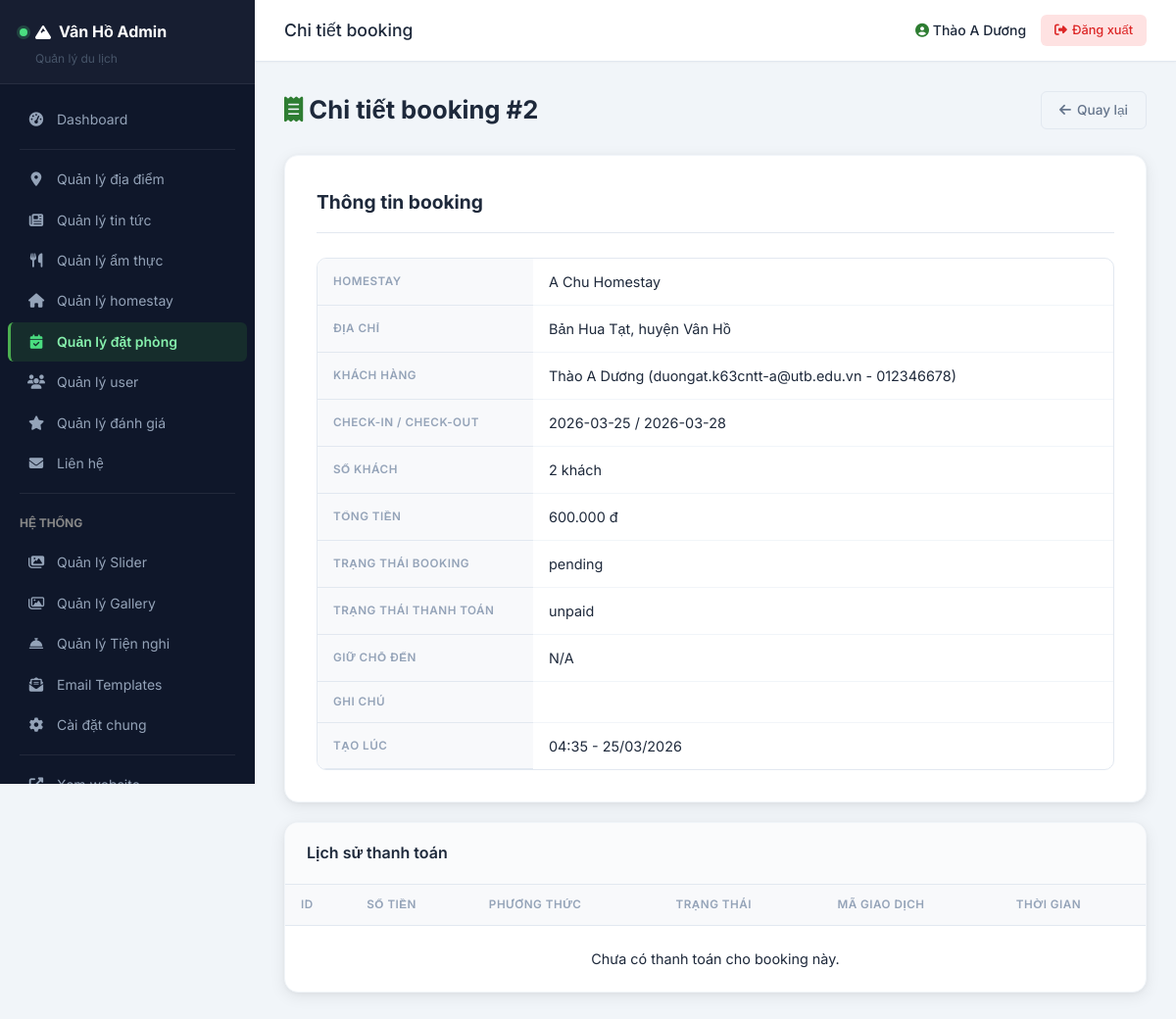
The page /admin/bookings/detail.php?id=2 (signed in) on the database its author committed.
### tables this page shows
CREATE TABLE `homestay_bookings` (
  `id` int(11) NOT NULL,
  `homestay_id` int(11) NOT NULL,
  `user_id` int(11) NOT NULL,
  `check_in` date NOT NULL,
  `check_out` date NOT NULL,
  `guests` int(11) DEFAULT 1,
  `total_price` decimal(12,2) DEFAULT 0.00,
  `note` text DEFAULT NULL,
  `status` enum('pending','confirmed','cancelled') DEFAULT 'pending',
  `created_at` timestamp NOT NULL DEFAULT current_timestamp(),
  `updated_at` timestamp NULL DEFAULT NULL ON UPDATE current_timestamp(),
  `hold_until` datetime DEFAULT NULL COMMENT 'Thời gian giữ chỗ',
  `payment_status` enum('unpaid','paid','refunded') DEFAULT 'unpaid' COMMENT 'Trạng thái thanh toán'
);

CREATE TABLE `homestays` (
  `id` int(11) NOT NULL,
  `name` varchar(200) NOT NULL,
  `slug` varchar(255) DEFAULT NULL,
  `short_description` text DEFAULT NULL,
  `description` longtext DEFAULT NULL,
  `address` varchar(255) DEFAULT NULL,
  `latitude` decimal(10,7) DEFAULT NULL,
  `longitude` decimal(10,7) DEFAULT NULL,
  `price_per_night` decimal(12,2) DEFAULT 0.00,
  `max_guests` int(11) NOT NULL DEFAULT 10,
  `check_in_time` varchar(5) DEFAULT NULL,
  `check_out_time` varchar(5) DEFAULT NULL,
  `image` varchar(255) DEFAULT NULL,
  `views` int(11) DEFAULT 0,
  `created_at` timestamp NOT NULL DEFAULT current_timestamp(),
  `updated_at` timestamp NULL DEFAULT NULL ON UPDATE current_timestamp(),
  `total_rooms` int(11) DEFAULT 1 COMMENT 'Tổng số phòng'
);

CREATE TABLE `users` (
  `id` int(11) NOT NULL,
  `full_name` varchar(120) NOT NULL,
  `email` varchar(120) NOT NULL,
  `password` varchar(255) NOT NULL,
  `phone` varchar(20) DEFAULT NULL,
  `is_active` tinyint(1) DEFAULT 1,
  `created_at` timestamp NOT NULL DEFAULT current_timestamp(),
  `updated_at` timestamp NULL DEFAULT NULL ON UPDATE current_timestamp(),
  `role` enum('user','admin') DEFAULT 'user'
);

### functions.php (called while the page is built, shortened)
<?php
function sanitize(string $data): string
{
    return htmlspecialchars(trim($data), ENT_QUOTES, 'UTF-8');
}
function formatDateTime(string $date): string
{
    return date('H:i - d/m/Y', strtotime($date));
}
function formatPrice(float $price): string
{
    return number_format($price, 0, ',', '.') . ' đ';
}

### admin/bookings/detail.php (the view, shortened to what this page needs)
<?php
require_once dirname(dirname(__DIR__)) . '/includes/config.php';
require_once dirname(dirname(__DIR__)) . '/functions.php';
$bookingId = (int)($_GET['id'] ?? 0);
$stmt = $pdo->prepare('SELECT b.*, h.name AS homestay_name, h.address, u.full_name, u.email, u.phone
    FROM homestay_bookings b
    JOIN homestays h ON h.id = b.homestay_id
    JOIN users u ON u.id = b.user_id
    WHERE b.id = ?
    LIMIT 1');
$stmt->execute([$bookingId]);
$booking = $stmt->fetch();
$stmtPayments = $pdo->prepare('SELECT * FROM payments WHERE booking_id = ? ORDER BY created_at DESC');
$stmtPayments->execute([$bookingId]);
$payments = $stmtPayments->fetchAll();
require_once dirname(__DIR__) . '/includes/header.php';
?>
<div class="content-header">
    <h1><i class="fas fa-receipt" style="color:var(--admin-primary)"></i> Chi tiết booking #<?= (int)$booking['id'] ?></h1>
    <a href="<?= ADMIN_URL ?>/bookings/" class="btn-admin btn-back"><i class="fas fa-arrow-left"></i> Quay lại</a>
</div>
<div class="form-card">
    <h3>Thông tin booking</h3>
    <div class="admin-table" style="border:1px solid var(--admin-border);border-radius:10px;overflow:hidden">
        <table class="admin-table">
            <tbody>
                <tr>
                    <th style="width:220px">Homestay</th>
                    <td><?= sanitize($booking['homestay_name']) ?></td>
                </tr>
                <tr>
                    <th>Địa chỉ</th>
                    <td><?= sanitize($booking['address'] ?? 'N/A') ?></td>
                </tr>
                <tr>
                    <th>Khách hàng</th>
                    <td><?= sanitize($booking['full_name']) ?> (<?= sanitize($booking['email']) ?><?= !empty($booking['phone']) ? (' - ' . sanitize($booking['phone'])) : '' ?>)</td>
                </tr>
                <tr>
                    <th>Check-in / Check-out</th>
                    <td><?= sanitize($booking['check_in']) ?> / <?= sanitize($booking['check_out']) ?></td>
                </tr>
                <tr>
                    <th>Số khách</th>
                    <td><?= (int)$booking['guests'] ?> khách</td>
                </tr>
                <tr>
                    <th>Tổng tiền</th>
                    <td><?= formatPrice((float)$booking['total_price']) ?></td>
                </tr>
                <tr>
                    <th>Trạng thái booking</th>
                    <td><?= sanitize($booking['status']) ?></td>
                </tr>
                <tr>
                    <th>Trạng thái thanh toán</th>
                    <td><?= sanitize($booking['payment_status']) ?></td>
                </tr>
                <tr>
                    <th>Giữ chỗ đến</th>
                    <td><?= !empty($booking['hold_until']) ? formatDateTime($booking['hold_until']) : 'N/A' ?></td>
                </tr>
                <tr>
                    <th>Ghi chú</th>
                    <td><?= nl2br(sanitize($booking['note'] ?? '')) ?></td>
                </tr>
                <tr>
                    <th>Tạo lúc</th>
                    <td><?= formatDateTime($booking['created_at']) ?></td>
                </tr>
            </tbody>
        </table>
    </div>
</div>
<div class="table-wrapper" style="margin-top:20px">
    <div class="table-header">
        <h3>Lịch sử thanh toán</h3>
    </div>
    <table class="admin-table">
        <thead>
            <tr>
                <th>ID</th>
                <th>Số tiền</th>
                <th>Phương thức</th>
                <th>Trạng thái</th>
                <th>Mã giao dịch</th>
                <th>Thời gian</th>
            </tr>
        </thead>
        <tbody>
            <?php if (count($payments) > 0): ?>
                <?php foreach ($payments as $payment): ?>
                    <?php
                    $paymentMethod = (string)($payment['payment_method'] ?? '');
                    $paymentMeta = parseQrPaymentTransactionCode($payment['transaction_code'] ?? '');
                    ?>
                    <tr>
                        <td><?= (int)$payment['id'] ?></td>
                        <td><?= formatPrice((float)$payment['amount']) ?></td>
                        <td><?= sanitize($paymentMethod === 'BANK_QR' ? 'Chuyển khoản QR' : $paymentMethod) ?></td>
                        <td><?= sanitize($payment['status']) ?></td>
                        <td>
                            <?php if ($paymentMethod === 'BANK_QR'): ?>
                                <?php if (!empty($paymentMeta['reference'])): ?>
                                    <div><strong>Mã CK:</strong> <?= sanitize($paymentMeta['reference']) ?></div>
                                <?php endif; ?>
                                <?php if (!empty($paymentMeta['proof_image'])): ?>
                                    <div style="margin-top:6px">
                                        <a href="<?= getImageUrl($paymentMeta['proof_image'], 'payment-proofs') ?>" target="_blank">Xem minh chứng</a>
                                    </div>
                                <?php endif; ?>
                            <?php else: ?>
                                <?= sanitize($payment['transaction_code'] ?? '') ?>
                            <?php endif; ?>
                        </td>
                        <td><?= formatDateTime($payment['created_at']) ?></td>
                    </tr>
                    <?php if ($paymentMethod === 'BANK_QR' && $payment['status'] === 'pending'): ?>
                        <tr>
                            <td colspan="6" style="background:#f8fafc">
                                <div style="display:flex;gap:10px;align-items:center;justify-content:space-between;flex-wrap:wrap">
                                    <div>
                                        <strong>Minh chứng chuyển khoản đang chờ duyệt.</strong>
                                        <?php if (!empty($paymentMeta['proof_image'])): ?>
                                            <a href="<?= getImageUrl($paymentMeta['proof_image'], 'payment-proofs') ?>" target="_blank" style="margin-left:8px">Mở ảnh minh chứng</a>
                                        <?php endif; ?>
                                    </div>
                                    <form method="POST" action="" style="display:flex;gap:8px;align-items:center">
                                        <input type="hidden" name="csrf_token" value="<?= generateCsrfToken() ?>">
                                        <input type="hidden" name="payment_id" value="<?= (int)$payment['id'] ?>">
                                        <button type="submit" name="review_qr_payment" value="1" class="btn-admin btn-edit" onclick="this.form.decision.value='approve';return confirm('Xác nhận đã nhận chuyển khoản cho booking này?')">Duyệt thanh toán</button>
                                        <button type="submit" name="review_qr_payment" value="1" class="btn-admin btn-delete" onclick="this.form.decision.value='reject';return confirm('Từ chối minh chứng này?')">Từ chối</button>
                                        <input type="hidden" name="decision" value="approve">
                                    </form>
                                </div>
                            </td>
                        </tr>
                    <?php endif; ?>
                <?php endforeach; ?>
            <?php else: ?>
                <tr>
                    <td colspan="6" style="text-align:center;padding:22px">Chưa có thanh toán cho booking này.</td>
                </tr>
            <?php endif; ?>
        </tbody>
    </table>
</div>
<?php require_once dirname(__DIR__) . '/includes/footer.php'; ?>

### assets/css/admin.css (style rules this page uses)
:root { --admin-primary: #2E7D32; --admin-primary-dark: #1B5E20; --admin-primary-light: #4CAF50; --admin-secondary: #1976D2; --admin-secondary-light: #42A5F5; --admin-sidebar-bg: #0f172a; --admin-sidebar-hover: rgba(255,255,255,0.06); --admin-sidebar-active: rgba(46,125,50,0.22); --admin-text: #1e293b; --admin-text-light: #64748b; --admin-text-muted: #94a3b8; --admin-bg: #f1f5f9; --admin-white: #fff; --admin-border: #e2e8f0; --admin-border-light: #f1f5f9; --admin-shadow-sm: 0 1px 3px rgba(0,0,0,0.06); --admin-shadow: 0 4px 16px rgba(0,0,0,0.08), 0 1px 4px rgba(0,0,0,0.04); --admin-shadow-lg: 0 10px 40px rgba(0,0,0,0.12); --admin-radius: 10px; --admin-radius-sm: 6px; --admin-radius-lg: 14px; --admin-transition: 0.25s cubic-bezier(.4,0,.2,1); }
* { margin: 0; padding: 0; box-sizing: border-box; }
body { font-family: 'Inter', sans-serif; background: var(--admin-bg); color: var(--admin-text); line-height: 1.6; font-size: 14px; }
a { text-decoration: none; color: var(--admin-primary); }
.content-header { display: flex; align-items: center; justify-content: space-between; margin-bottom: 25px; }
.content-header h1 { font-size: 1.6rem; color: var(--admin-text); }
.table-wrapper { background: var(--admin-white); border-radius: var(--admin-radius-lg); box-shadow: var(--admin-shadow); overflow: hidden; border: 1px solid var(--admin-border-light); }
.table-header { padding: 18px 22px; display: flex; align-items: center; justify-content: space-between; border-bottom: 1px solid var(--admin-border); background: #fafbfc; }
.table-header h3 { font-size: 1rem; font-weight: 600; }
.admin-table { width: 100%; border-collapse: collapse; }
.admin-table th { background: #f8f9fb; padding: 11px 16px; text-align: left; font-weight: 600; font-size: 0.73rem; color: var(--admin-text-muted); text-transform: uppercase; letter-spacing: 0.5px; border-bottom: 1px solid var(--admin-border); white-space: nowrap; }
.admin-table td { padding: 12px 16px; border-bottom: 1px solid var(--admin-border-light); vertical-align: middle; font-size: 0.9rem; }
.admin-table tr:last-child td { border-bottom: none; }
.admin-table tbody tr { transition: background var(--admin-transition); }
.btn-admin { display: inline-flex; align-items: center; gap: 6px; padding: 8px 18px; border-radius: var(--admin-radius-sm); font-size: 0.85rem; font-weight: 500; cursor: pointer; border: none; transition: all var(--admin-transition); font-family: 'Inter', sans-serif; white-space: nowrap; }
.btn-back { background: #f1f5f9; color: var(--admin-text-light); border: 1px solid var(--admin-border); }
.form-card { background: var(--admin-white); border-radius: var(--admin-radius-lg); box-shadow: var(--admin-shadow); padding: 32px; border: 1px solid var(--admin-border-light); }
.form-card h3 { font-size: 1.2rem; margin-bottom: 25px; padding-bottom: 15px; border-bottom: 1px solid var(--admin-border); }

### rows shown on the page
homestay_bookings: id "2", homestay.name "A Chu Homestay", homestay.address "Bản Hua Tạt, huyện Vân Hồ", user.full_name "Thào A Dương", user.email "duongat.k63cntt-a@utb.edu.vn", user.phone "012346678", check_in "2026-03-25", check_out "2026-03-28", guests "2", total_price "600.000 đ", status "pending", payment_status "unpaid", created_at "04:35 - 25/03/2026"

### other values the page prints
$adminTitle "Chi tiết booking"
$_SESSION['admin_username'] "Thào A Dương"
